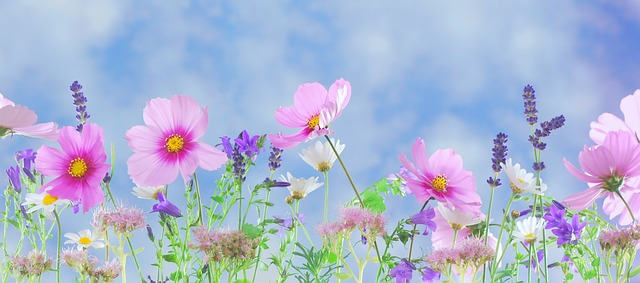
#> input picture Task0.2/Image Processing/Images/flowers.jpg, 640 x 283 px, found by its file name
$ python partc.py   (older library calls are emulated)
#> lines starting #> are read from the running program, lines starting #| are printed output that depends on the picture
import numpy as np
import cv2
import os

i = cv2.imread('flowers.jpg')
#> i is the input picture: shape (283, 640, 3); mean B, G, R 209, 182.4, 172.4
img = np.array(i, dtype=np.float)
img /= 255.0
#pre-multiplication
a_channel = np.ones(img.shape, dtype=np.float)/2
image = img*a_channel
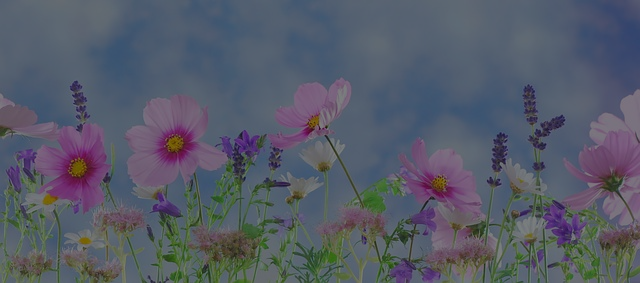
#> image: shape (283, 640, 3) float64; mean B, G, R 0.41, 0.358, 0.338
cv2.imwrite('..\Images\flowers_alpha.png',image)

cv2.imshow('img',image)
cv2.waitKey(0)
cv2.destroyAllWindows()
cv2.imwrite('..\Images\flowers_alpha.png',image)

$ run again, with Task0.2/Image Processing/Images/bird.jpg copied over Task0.2/Image Processing/Images/flowers.jpg
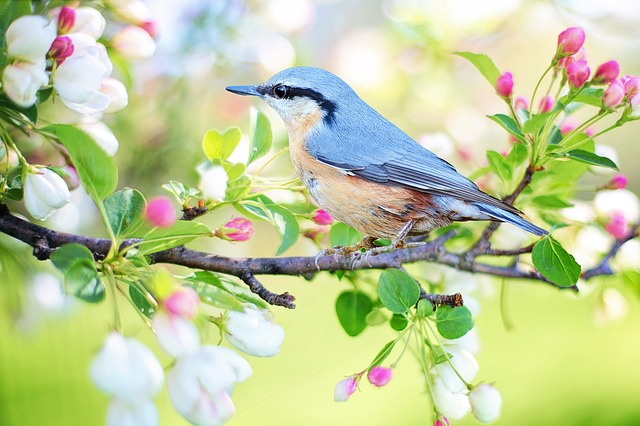
#> input picture Task0.2/Image Processing/Images/bird.jpg, 640 x 426 px, found by its file name
#> i is the input picture: shape (426, 640, 3); mean B, G, R 154.3, 203, 191.5
#> `image = img*a_channel`:
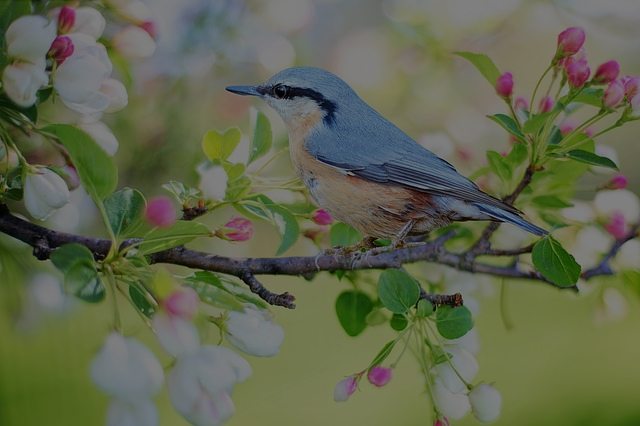
#> image: shape (426, 640, 3) float64; mean B, G, R 0.303, 0.398, 0.375
